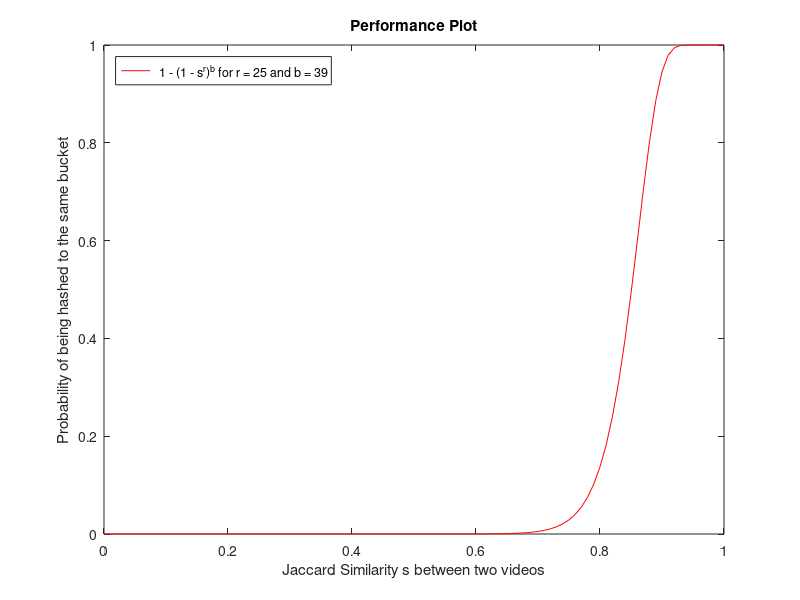

This figure's MATLAB source:
similarity = 0:0.01:1;
r = 25;
b = 39;

probability = @(s,r, b) 1-(1-s.^r).^b

plot(similarity, probability(similarity,r,b), 'r')
title('Performance Plot')
xlabel('Jaccard Similarity s between two videos')
ylabel('Probability of being hashed to the same bucket')
legend(sprintf(' 1 - (1 - s^r)^b for r = %d and b = %d', r,b), 'location', 'northwest')